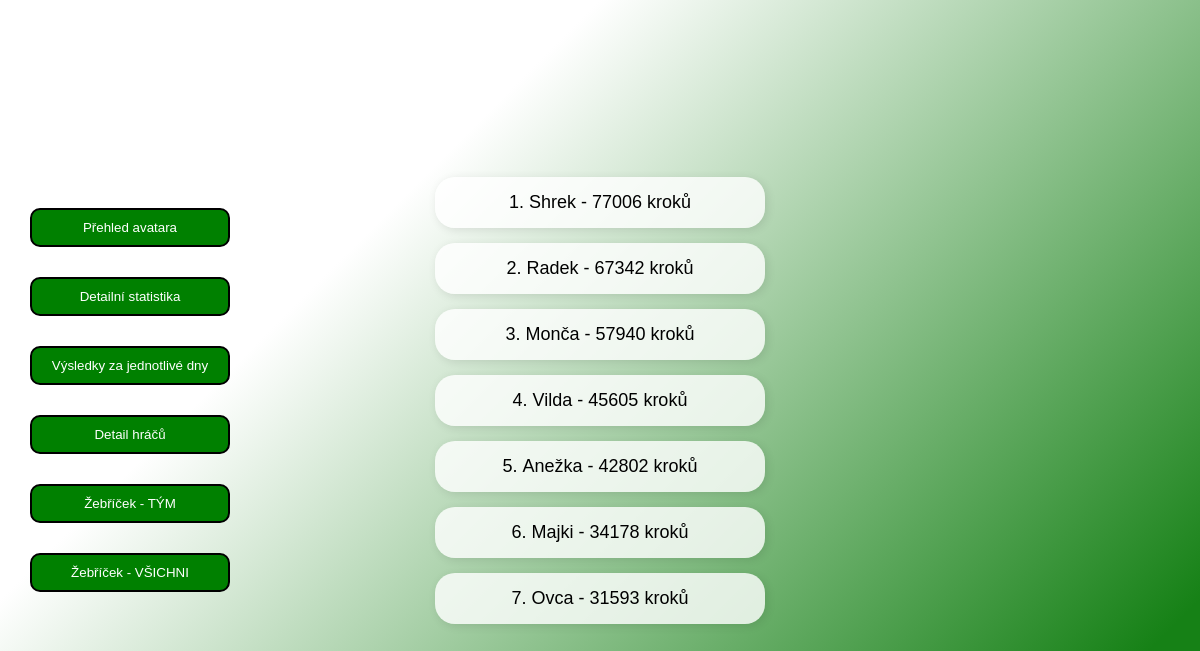
Page /brunhildaapp/brunhilda_leaderboard on the committed database.
### infopage/models.py (models this page shows, shortened)
class vysledky_hracu(models.Model):
    jmeno = models.CharField(max_length=20)
    prijmeni = models.CharField(max_length=40, blank=True)
    tym = models.CharField(max_length=10, null=True)
    koeficient = models.FloatField(null=True, blank=True, default=1)
    kroky_BONUS = models.IntegerField(default=0, blank=True, validators=[MinValueValidator(0), MaxValueValidator(50000)])
    kroky1 = models.IntegerField(default=0, blank=True, validators=[MinValueValidator(0), MaxValueValidator(50000)])
    kroky2 = models.IntegerField(default=0, blank=True, validators=[MinValueValidator(0), MaxValueValidator(50000)])
    kroky3 = models.IntegerField(default=0, blank=True, validators=[MinValueValidator(0), MaxValueValidator(50000)])
    kroky4 = models.IntegerField(default=0, blank=True, validators=[MinValueValidator(0), MaxValueValidator(50000)])
    kroky5 = models.IntegerField(default=0, blank=True, validators=[MinValueValidator(0), MaxValueValidator(50000)])
    kroky6 = models.IntegerField(default=0, blank=True, validators=[MinValueValidator(0), MaxValueValidator(50000)])
    kroky7 = models.IntegerField(default=0, blank=True, validators=[MinValueValidator(0), MaxValueValidator(50000)])
    kroky8 = models.IntegerField(default=0, blank=True, validators=[MinValueValidator(0), MaxValueValidator(50000)])
    kroky9 = models.IntegerField(default=0, blank=True, validators=[MinValueValidator(0), MaxValueValidator(50000)])
    kroky10 = models.IntegerField(default=0, blank=True, validators=[MinValueValidator(0), MaxValueValidator(50000)])
    kroky11 = models.IntegerField(default=0, blank=True, validators=[MinValueValidator(0), MaxValueValidator(50000)])
    kroky12 = models.IntegerField(default=0, blank=True, validators=[MinValueValidator(0), MaxValueValidator(50000)])
    max_kroku_mesicne = models.IntegerField(default=0, blank=True, validators=[MinValueValidator(0), MaxValueValidator(50000)])
    celkem_kroku = models.IntegerField(default=0, blank=True, validators=[MinValueValidator(0), MaxValueValidator(1000000)])
    class Meta:
        verbose_name = "Výsledky hráčů"
        verbose_name_plural = "Výsledky hráčů"

### brunhildaapp/views.py (the view)
# urls.py: path('brunhilda_leaderboard', views.leaderboard, name='brunhilda_leaderboard'),
def leaderboard(request):
    return render(request, 'brunhildaapp/brunhilda_leaderboard.html', {
        'vsichni_hraci_brunhilda': hraci,
    })

### brunhildaapp/templates/brunhildaapp/brunhilda_leaderboard.html (shortened to what this page needs)
{% extends "base_leaderboard.html" %}
{% load static %}
{% block content %}
<ol>
{% for hrac in vsichni_hraci_brunhilda|dictsortreversed:"celkem_kroku" %}
    <li>
        {{hrac.jmeno}} {{hrac.prijmeni}} - {{hrac.celkem_kroku}} kroků
    </li>
{% endfor %}
</ol>
<div class="menu" id="nav-menu">
    <ul>
        <li><button><a href="{% url 'brunhilda_main_page' %}">Přehled avatara</a></button></li>
        <li><button><a href="{% url 'brunhilda_detail_statistika' %} ">Detailní statistika</a></button></li>
        <li><button><a href="{% url 'brunhilda_jednotlive_dny' %} ">Výsledky za jednotlivé dny</a></button></li>
        <li><button><a href="{% url 'brunhilda_full_tym' %} ">Detail hráčů</a></button></li>
        <li><button><a href="{% url 'brunhilda_leaderboard' %} ">Žebříček - TÝM</a></button></li>
        <li><button><a href="{% url 'all_leaderboard' %}">Žebříček - VŠICHNI</a></button></li>
    </ul>
</div>
{% endblock content %}

### static/base.css (style rules this page uses)
body { font-family: 'Nunito', sans-serif; font-size: 20px; background: linear-gradient(135deg, white 30%, rgb(22, 129, 22) 90%); background-attachment: fixed; margin: 0; padding: 0; display: flex; flex-direction: column; align-items: center; justify-content: center; min-height: 100vh; text-align: center; }
.menu { font-size: 20px; position: absolute; left: 0; top: 50%; transform: translateY(-50%); padding: 20px; }
.menu ul { list-style-type: none; padding: 0; }
.menu li { margin: 10px 0; padding: 5%; }
.menu button { border: 2px solid black; background-color: green; color: white; padding: 10px 15px; border-radius: 10px; cursor: pointer; width: 200px; transition: background-color 0.5s ease-in-out, transform 0.5s ease-in-out; }
.menu button a { color: white; text-decoration: none; display: block; }
ol { padding: 0; margin: 0; list-style-type: decimal; display: flex; flex-direction: column; align-items: center; gap: 15px; counter-reset: player-counter; }
ol li { padding: 5%; font-size: 18px; padding: 15px; background: rgba(255, 255, 255, 0.8); border-radius: 20px; box-shadow: 2px 2px 10px rgba(0, 0, 0, 0.1); width: 300px; text-align: center; position: relative; list-style-position: inside; }

### rows in the picture
vysledky_hracu: jmeno "Shrek", celkem_kroku "77006"
vysledky_hracu: jmeno "Radek", celkem_kroku "67342"
vysledky_hracu: jmeno "Monča", celkem_kroku "57940"
vysledky_hracu: jmeno "Vilda", celkem_kroku "45605"
vysledky_hracu: jmeno "Anežka", celkem_kroku "42802"
vysledky_hracu: jmeno "Majki", celkem_kroku "34178"
vysledky_hracu: jmeno "Ovca", celkem_kroku "31593"
